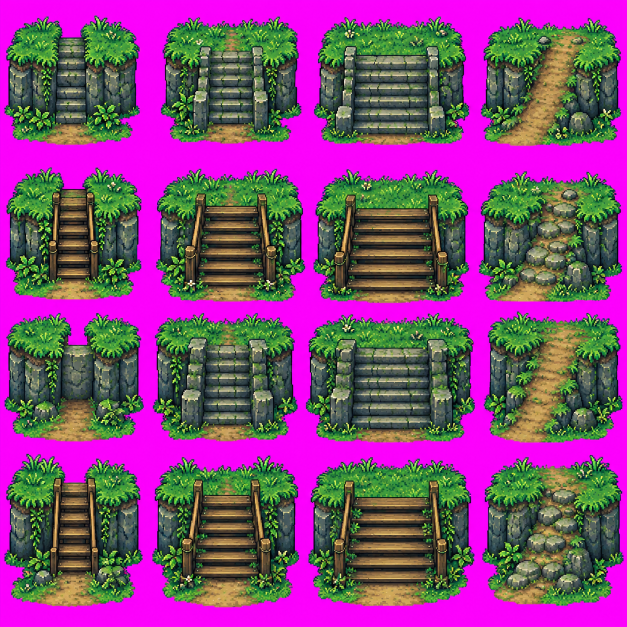
#> input picture source_art/fantasy/cliff_stairs.png, 1254 x 1254 px (shown at 1/2 size)
$ python ingest-fantasy-art.py
#> lines starting #> are read from the running program, lines starting #| are printed output that depends on the picture
#!/usr/bin/env python3
"""Crop GPT magenta-backed 3-column fantasy building sheets into 3 transparent tiers.
Downsample nearest 1/4, retain hard pixels and 1px outlines. No ground base is added.
Source PNGs remain unmodified. Output is WEBP lossless with alpha and a generated ES manifest.
"""
from PIL import Image
import numpy as np
from pathlib import Path
import json,sys,math
R=Path(__file__).resolve().parent.parent
SRC=R/'source_art'/'fantasy';OUT=R/'assets'/'fantasy';OUT.mkdir(parents=True,exist_ok=True)
BUILDINGS=['castle','house_a','house_b','house_c','dorm','inn','town_hall','barracks','bank','market','merchant_guild','blacksmith','lumber_mill','fishing']
# The first six are mandatory for phase 4, the remaining are prepared for the new economy.

def transparent(im):
 im=im.convert('RGBA')
 p=im.load();w,h=im.size
 for y in range(h):
  for x in range(w):
   r,g,b,a=p[x,y]
   if r>170 and b>140 and g<125 and r>g*1.5 and b>g*1.35: p[x,y]=(0,0,0,0)
   elif a<128: p[x,y]=(0,0,0,0)
   else: p[x,y]=(r,g,b,255)
 return im

def down(c):
 return c.resize((max(1,round(c.width/4)),max(1,round(c.height/4))),Image.Resampling.NEAREST)

def clean_crop(c):
 b=c.getchannel('A').getbbox()
 if not b:return c
 x0,y0,x1,y1=b
 pad=1
 return c.crop((max(0,x0-pad),max(0,y0-pad),min(c.width,x1+pad),min(c.height,y1+pad)))

def store(name,c,already_down=False):
 c=clean_crop(transparent(c if already_down else down(c)))
 c.save(OUT/(name+'.webp'),'WEBP',lossless=True,method=5)
 return [c.width,c.height]

def main():
 man={}
 for f in BUILDINGS:
  file=SRC/(f+'.png')
  if not file.exists():continue
  im=down(Image.open(file).convert('RGB'));w,h=im.size
  # GPT does not center each drawing within the nominal 1/3 cell. The next tier may overhang
  # into that cell. Detect low-ink vertical boundaries in a broad neighbourhood of each third.
  arr=np.asarray(im).astype(np.int16);r,g,b=arr[...,0],arr[...,1],arr[...,2]
  solid=~((r>170)&(b>140)&(g<125)&(r>g*1.5)&(b>g*1.35))
  ink=solid.sum(axis=0)
  separators=[0]
  for j in (1,2):
   nominal=round(j*w/3)
   lo=max(separators[-1]+40,nominal-round(w*.11));hi=min(w-40,nominal+round(w*.03))
   values=[(int(ink[max(0,x-3):min(w,x+4)].sum()),abs(x-nominal),x) for x in range(lo,hi)]
   separators.append(min(values)[2])
  separators.append(w)
  man[f]=[]
  for i in range(3):
   piece=im.crop((separators[i],0,separators[i+1],h))
   man[f].append(store(f'{f}_{i+1}',piece,already_down=True))
 # 16 stair sprites (4x4) on magenta, to be drawn on terrain as walkable connector.
 stairs=Image.open(SRC/'cliff_stairs.png').convert('RGB');w,h=stairs.size
#> in main, stairs is the input picture: PIL image 1254x1254 RGB; mean R, G, B 133.2, 71.1, 123.7
#> after `w, h = stairs.size`: w = 1254; h = 1254
 man['cliff_stairs']=[]
 for j in range(4):
  for i in range(4):
   piece=stairs.crop((round(i*w/4),round(j*h/4),round((i+1)*w/4),round((j+1)*h/4)))
   man['cliff_stairs'].append(store(f'cliff_stairs_{j*4+i}',piece))
#> this loop made 4 passes
#> pass 1, in transparent, `im=im.convert('RGBA')`:
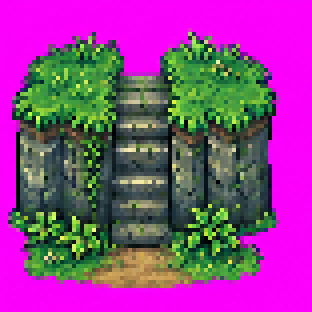
#> im: PIL image 78x78 RGBA (shown 4 times larger); mean R, G, B, A 145.2, 64.5, 141.9, 255
#> pass 1, in store, `c=clean_crop(transparent(c if already_down else down(c)))`:
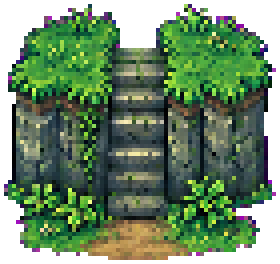
#> c: PIL image 70x66 RGBA (shown 4 times larger); mean R, G, B, A 56.8, 83.7, 52.2, 198.6; transparent parts drawn white
#> pass 1, in transparent (call 2), `im=im.convert('RGBA')`:
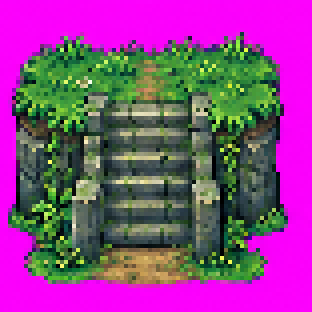
#> im: PIL image 78x78 RGBA (shown 4 times larger); mean R, G, B, A 140.9, 67.5, 137, 255
#> pass 1, in store (call 2), `c=clean_crop(transparent(c if already_down else down(c)))`:
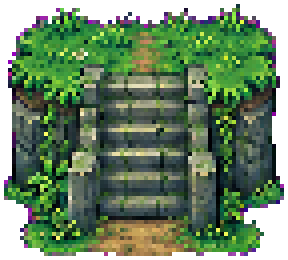
#> c: PIL image 72x65 RGBA (shown 4 times larger); mean R, G, B, A 60.9, 86.7, 55.6, 206.7; transparent parts drawn white
 # Interior walls include their own black outside region; keep solid black, nearest shrunk for performance.
 for name in ['int_hunter','int_fish','int_tailor']:
  file=SRC/(name+'.png')
  if file.exists():
   im=Image.open(file).convert('RGB');c=down(im)
   c.save(OUT/(name+'.webp'),'WEBP',lossless=True,method=5)
   man[name]=[c.width,c.height]
 lines=['// Generated by scripts/ingest-fantasy-art.py; sizes are 4x nearest and include no ground.',
        'export const FANTASY_BUILDINGS = '+json.dumps({k:v for k,v in man.items() if k not in ['cliff_stairs','int_hunter','int_fish','int_tailor']})+';',
        'export const FANTASY_STAIRS = '+json.dumps(man['cliff_stairs'])+';',
        'export const FANTASY_INTERIORS = '+json.dumps({k:v for k,v in man.items() if k.startswith('int_')})+';',
        'export const FANTASY_ASSET_NAMES = '+json.dumps([f'fantasy/{f}_{i+1}' for f in BUILDINGS if f in man for i in range(3)]+[f'fantasy/cliff_stairs_{i}' for i in range(16)]+[f'fantasy/{name}' for name in ['int_hunter','int_fish','int_tailor'] if name in man])+';']
 (R/'src'/'fantasyManifest.js').write_text('\n'.join(lines)+'\n',encoding='utf-8')
 print('Fantasy art:',len(man),'families,',sum(1 for p in OUT.iterdir() if p.suffix=='.webp'),'WebP assets')
if __name__=='__main__':main()
